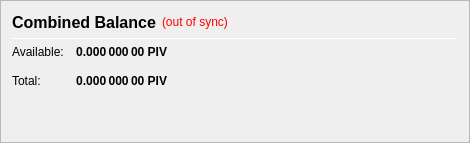
                   <widget class="QFrame" name="frame_CombinedBalances">
                    <property name="minimumSize">
                     <size>
                      <width>470</width>
                      <height>0</height>
                     </size>
                    </property>
                    <property name="frameShape">
                     <enum>QFrame::StyledPanel</enum>
                    </property>
                    <property name="frameShadow">
                     <enum>QFrame::Raised</enum>
                    </property>
                    <layout class="QVBoxLayout" name="verticalLayout_5">
                     <item>
                      <layout class="QHBoxLayout" name="horizontalLayout_5" stretch="0,0,0">
                       <item>
                        <widget class="QLabel" name="label_5z">
                         <property name="minimumSize">
                          <size>
                           <width>0</width>
                           <height>20</height>
                          </size>
                         </property>
                         <property name="font">
                          <font>
                           <pointsize>12</pointsize>
                           <weight>75</weight>
                           <bold>true</bold>
                          </font>
                         </property>
                         <property name="toolTip">
                          <string>Combined Balance (including unconfirmed and immature coins)</string>
                         </property>
                         <property name="text">
                          <string>Combined Balance</string>
                         </property>
                        </widget>
                       </item>
                       <item>
                        <widget class="QLabel" name="labelWalletStatus">
                         <property name="cursor">
                          <cursorShape>WhatsThisCursor</cursorShape>
                         </property>
                         <property name="toolTip">
                          <string>The displayed information may be out of date. Your wallet automatically synchronizes with the DOPLR network after a connection is established, but this process has not completed yet.</string>
                         </property>
                         <property name="styleSheet">
                          <string notr="true">QLabel { color: red; }</string>
                         </property>
                         <property name="text">
                          <string notr="true">(out of sync)</string>
                         </property>
                         <property name="alignment">
                          <set>Qt::AlignLeading|Qt::AlignLeft|Qt::AlignVCenter</set>
                         </property>
                        </widget>
                       </item>
                       <item>
                        <spacer name="horizontalSpacer_1">
                         <property name="orientation">
                          <enum>Qt::Horizontal</enum>
                         </property>
                         <property name="sizeHint" stdset="0">
                          <size>
                           <width>40</width>
                           <height>20</height>
                          </size>
                         </property>
                        </spacer>
                       </item>
                      </layout>
                     </item>
                     <item>
                      <widget class="Line" name="line_CombinedBalance">
                       <property name="minimumSize">
                        <size>
                         <width>0</width>
                         <height>1</height>
                        </size>
                       </property>
                       <property name="maximumSize">
                        <size>
                         <width>16777215</width>
                         <height>1</height>
                        </size>
                       </property>
                       <property name="orientation">
                        <enum>Qt::Horizontal</enum>
                       </property>
                      </widget>
                     </item>
                     <item>
                      <layout class="QGridLayout" name="gridLayout_3">
                       <property name="spacing">
                        <number>12</number>
                       </property>
                       <item row="1" column="0">
                        <widget class="QLabel" name="labelBalanceTextz">
                         <property name="text">
                          <string>Available:</string>
                         </property>
                        </widget>
                       </item>
                       <item row="1" column="1">
                        <widget class="QLabel" name="labelBalancez">
                         <property name="font">
                          <font>
                           <weight>75</weight>
                           <bold>true</bold>
                          </font>
                         </property>
                         <property name="cursor">
                          <cursorShape>IBeamCursor</cursorShape>
                         </property>
                         <property name="toolTip">
                          <string>Your current spendable balance</string>
                         </property>
                         <property name="text">
                          <string notr="true">0.000 000 00 PIV</string>
                         </property>
                         <property name="alignment">
                          <set>Qt::AlignRight|Qt::AlignTrailing|Qt::AlignVCenter</set>
                         </property>
                         <property name="textInteractionFlags">
                          <set>Qt::LinksAccessibleByMouse|Qt::TextSelectableByKeyboard|Qt::TextSelectableByMouse</set>
                         </property>
                        </widget>
                       </item>
                       <item row="2" column="0">
                        <widget class="QLabel" name="labelTotalTextz">
                         <property name="text">
                          <string>Total:</string>
                         </property>
                        </widget>
                       </item>
                       <item row="2" column="1">
                        <widget class="QLabel" name="labelTotalz">
                         <property name="font">
                          <font>
                           <weight>75</weight>
                           <bold>true</bold>
                          </font>
                         </property>
                         <property name="cursor">
                          <cursorShape>IBeamCursor</cursorShape>
                         </property>
                         <property name="toolTip">
                          <string>Total Balance, including all unavailable coins.</string>
                         </property>
                         <property name="text">
                          <string notr="true">0.000 000 00 PIV</string>
                         </property>
                         <property name="alignment">
                          <set>Qt::AlignRight|Qt::AlignTrailing|Qt::AlignVCenter</set>
                         </property>
                         <property name="textInteractionFlags">
                          <set>Qt::LinksAccessibleByMouse|Qt::TextSelectableByKeyboard|Qt::TextSelectableByMouse</set>
                         </property>
                        </widget>
                       </item>
                       <item row="2" column="3">
                        <spacer name="horizontalSpacer_2">
                         <property name="orientation">
                          <enum>Qt::Horizontal</enum>
                         </property>
                         <property name="sizeHint" stdset="0">
                          <size>
                           <width>40</width>
                           <height>20</height>
                          </size>
                         </property>
                        </spacer>
                       </item>
                      </layout>
                     </item>
                     <item>
                      <spacer name="verticalSpacer_1">
                       <property name="orientation">
                        <enum>Qt::Vertical</enum>
                       </property>
                       <property name="sizeHint" stdset="0">
                        <size>
                         <width>20</width>
                         <height>40</height>
                        </size>
                       </property>
                      </spacer>
                     </item>
                    </layout>
                   </widget>
